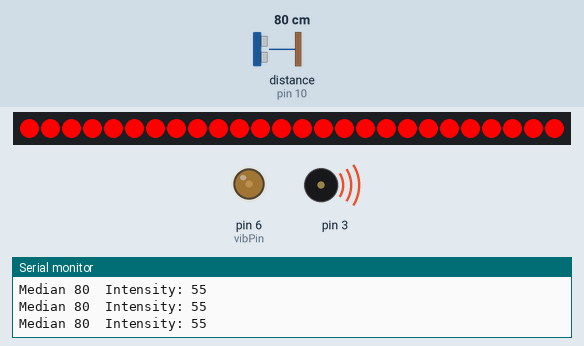
This sketch was run on a simulated Arduino Uno, built with avr-gcc and run on an emulated ATmega328P. Shown: 26 RGB LEDs in strip order, left to right, output pins drawn as LEDs (lit = HIGH), buzzer (waves = sounding), the last lines printed to the serial monitor. Wiring (inferred from the names in the program): ultrasonic range finder: trigger pin 9; echo pin 10. Inputs (shaded band) come from the test bench; at power-on: distance to the obstacle (sensor on pin 10) 80 cm. The echo pulse lasts 58.3 µs per cm; pins used as bus, display or sensor lines are not drawn.

Above: at 1.2 s.
1.3 s: distance to the obstacle (sensor on pin 10) set to 18 cm
At 1.9 s:
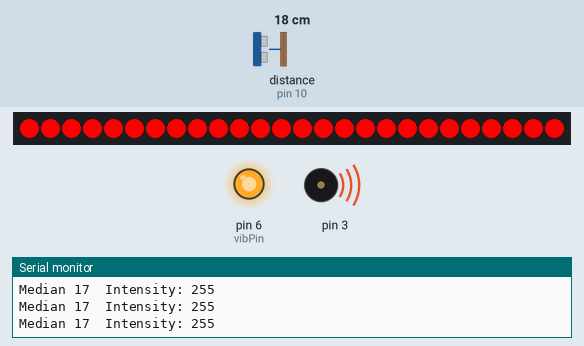
2.8 s: distance to the obstacle (sensor on pin 10) set to 250 cm
At 4.0 s:
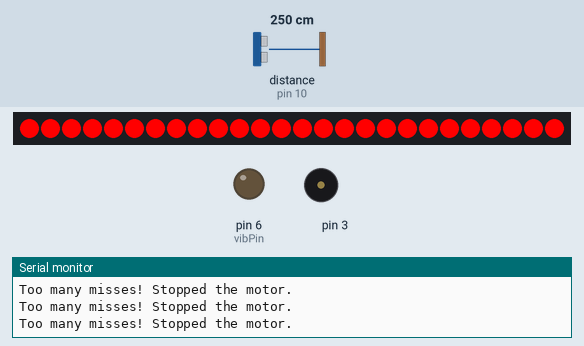
4.5 s: distance to the obstacle (sensor on pin 10) set to 152 cm
7.5 s: distance to the obstacle (sensor on pin 10) set to 144 cm
At 8.6 s:
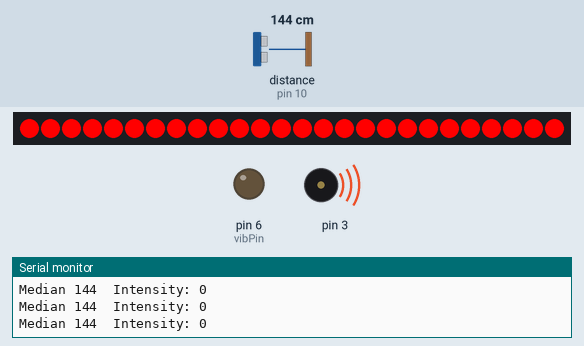
9.0 s: distance to the obstacle (sensor on pin 10) set to 104 cm
At 10.1 s:
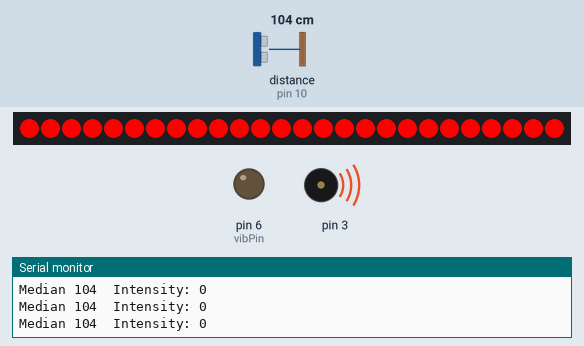
12.0 s: distance to the obstacle (sensor on pin 10) set to 97 cm
At 12.9 s:
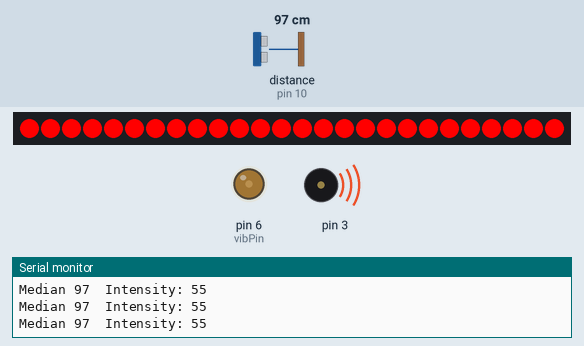
Timing chart, 0 to 15.0 s (numbered marks = the images above; inputs shaded):
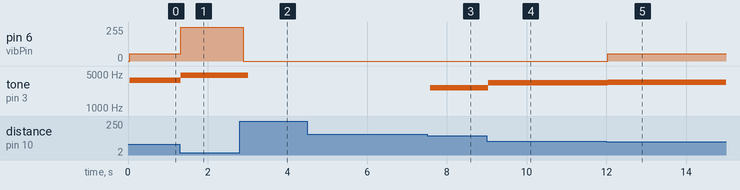

Measured:
- the behaviour switches between 150 and 149 cm on distance to the obstacle (sensor on pin 10) (found by bisection; images 2 and 3)
- the behaviour switches between 100 and 99 cm on distance to the obstacle (sensor on pin 10) (found by bisection; images 4 and 5)
- after the input at 1.3 s, pin 6 (vibPin): 55/255 → 255/255 at once; tone on pin 3: 3679 Hz → 4733 Hz at once
- after the input at 2.8 s, pin 6 (vibPin): 255/255 → 0/255 after 0.09 s; tone on pin 3: 4733 Hz → silent after 0.21 s
- after the input at 7.5 s, tone on pin 3: silent → 2609 Hz after 0.08 s
- after the input at 9.0 s, tone on pin 3: 2609 Hz → 3278 Hz at once
- after the input at 12.0 s, pin 6 (vibPin): 0/255 → 55/255 at once; tone on pin 3: 3278 Hz → 3395 Hz at once

The sketch:

whiteCanev4_Buzzer_Vibrate_ledConstant_Old.ino
```cpp
#include <Adafruit_NeoPixel.h>


//pin definitions for the distance sensor
int trig = 9;
int echo = 10;

//pin definition for the vibration motor
int vibPin = 6;

//pin definition for the led WS2812 strip
int ledPin = 2;

//variables for distance sensor filtering and tracking
long currentDistance;
int prevDistance;
int recentReadings[5];
int readingCount = -1;

//the amount of failed sensor values allowed before we turn off vibration
int missCount = 0;
int missThreshold = 5;

//variables for buzzer
int toneFreq;

//variables for vibration motor
int prevVibrationIntensity = 0;
int vibrationIntensity;

//variables for led control
int ledBrightness = 255;
int ledCount = 26;
Adafruit_NeoPixel strip(ledCount, ledPin, NEO_GRB + NEO_KHZ800);


void setup() {
  // put your setup code here, to run once:
  Serial.begin(9600);

  //pinMode assignments
  pinMode(trig, OUTPUT);
  pinMode(echo, INPUT);
  pinMode(vibPin, OUTPUT);
  pinMode(ledPin, OUTPUT);

  //beginning the LED strip as a constant red LED.
  strip.begin();
  strip.show();
  strip.setBrightness(ledBrightness);
  strip.fill(strip.Color(255, 0, 0));
  strip.show();
}

//a bubble sort that sorts the global array currentReadings[] ascending
void sortAscending() {

  //specify the end component
  const int n = sizeof(recentReadings) / sizeof(recentReadings[0]);

  //nested loops. standard bubble sort
  for (int i = 0; i < n - 1; ++i) {
    bool swapped = false;
    for (int j = 0; j < n - 1 - i; ++j) {
      if (recentReadings[j] > recentReadings[j + 1]) {
        int t = recentReadings[j];
        recentReadings[j] = recentReadings[j + 1];
        recentReadings[j + 1] = t;
        swapped = true;
      }
    }
    if (!swapped) break; //exit if already sorted
  }
}

long pingDistance() {
  // the ping sequence for our distance sensor, as per the datasheet
  digitalWrite(trig, LOW);
  delayMicroseconds(2);
  digitalWrite(trig, HIGH);
  delayMicroseconds(10);
  digitalWrite(trig, LOW);

  // this acts as a "stopwatch". tells you how long it took the ultrasonic wave to return.
  long duration = pulseIn(echo, HIGH);

  // converting that distance to a cm value, as per the datasheet
  long distance = duration / 58;

  // return the value we found
  return distance;
}

//converts the current distance in centimeters to one of three ranges.
int getDistanceRange(int cm){


  //the closest state. will be used to issue the harshest warning
  if(cm < 45){
    return 1;
  }

  //the second closest state. Moderate warning
  if(cm < 75){
    return 2;
  }

  //the farthest state
  if(cm < 100){
    return 3;
  }

  //a null state. Stop the buzzer
  else{
    return 0;
  }
}


void loop() {
  // put your main code here, to run repeatedly:

  //update the current distance
  currentDistance = pingDistance();
  delayMicroseconds(60); //as per datasheet

  // a general filter. This sensor will not read past 150cm. Also, account for a base state of 0
  if (currentDistance < 150 && currentDistance > 0) {

    // a more advanced filter. The sensor data must be within 5 cm of the previous one to count
    if (currentDistance >= prevDistance - 5 && currentDistance <= prevDistance + 5) {
      readingCount++;

      //we passed filtering. reset the miss Count
      missCount = 0;

      // using the array to log the value...
      if (readingCount < 5) {  // cap at four so no index out of bounds
        recentReadings[readingCount] = currentDistance;
      }

      // only output a tone if the reading count has filled up!
      if (readingCount > 4) {
        sortAscending();

        Serial.print("Median ");
        Serial.print(recentReadings[2]);
        Serial.print("  Intensity: ");
        Serial.print(vibrationIntensity);
        Serial.print("\n");

        //resetting the pointer for the next array iteration and update currentDistance to median
        readingCount = -1;
        currentDistance = recentReadings[2];


        //BUZZER CONTROLS:
        //map the distance (in cm) to a buzzer tone. Higher is be shriller
        toneFreq = map(int(currentDistance), 1, 300, 5000, 0);
        tone(3, toneFreq, 200);

        //VIBRATION CONTROLS:
        //decide the distance range and then vibrate the motor accordingly
        switch(getDistanceRange(currentDistance)){
          case 1: vibrationIntensity = 255; break;
          case 2: vibrationIntensity = 155; break;
          case 3: vibrationIntensity = 55;  break;
          case 4: vibrationIntensity = 0;   break;
        }

        //only analogWrite if the intensity has actually updated
          if(prevVibrationIntensity != vibrationIntensity){
            analogWrite(vibPin, vibrationIntensity);
          }

          prevVibrationIntensity = vibrationIntensity;
      }
    }
  } else {
    missCount++;

    //turn the motor off if we've missed too many times.
    if(missCount >= 5){
      vibrationIntensity = 0;
      analogWrite(vibPin, vibrationIntensity);
      Serial.println("Too many misses! Stopped the motor.");
    }

  }

  // update the prev distance to the current distance
  prevDistance = currentDistance;
}
```
